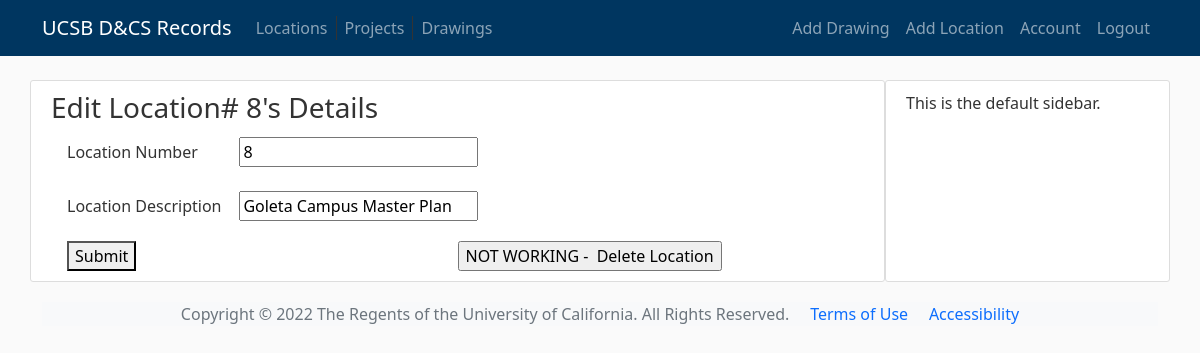
/4/editloc/ (signed in), run on an earlier commit of the app's database.
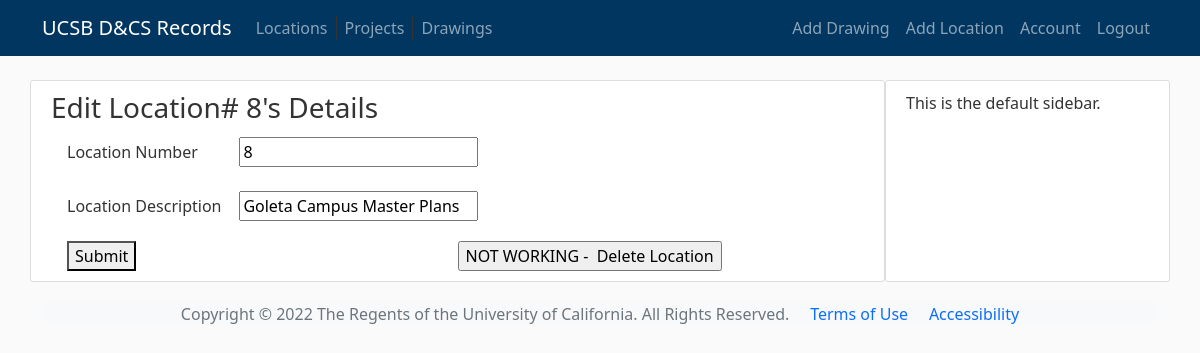
And on a later commit of the database.
### flaskdraw/models.py (models this page shows, shortened)
class Drawloc(db.Model):
    id = db.Column(db.Integer, primary_key=True)
    locnum = db.Column(db.Integer, nullable=False)
    locdescrip = db.Column(db.Text, nullable=False)

### flaskdraw/bp_locations/routes.py (the view, shortened to what this page needs)
@bp_locations.route("/<int:loc_id>/editloc/", methods=("GET", "POST"))
@login_required  # login required for this page
def edit_loc(loc_id):
    location = Drawloc.query.get_or_404(loc_id)
    return render_template("edit_loc.html", location=location)

### flaskdraw/models.py (called while the page is built)
@login_manager.user_loader
def load_user(user_id):
    return User.query.get(int(user_id))

### flaskdraw/templates/edit_loc.html (shortened to what this page needs)
{% extends 'base.html' %}
{% block content %}
<h3>
        Edit Location# {{ location.locnum }}'s Details
</h3>
<form method="post" class="row g-3 container-fluid">
        <div class="col-md-8">
                <label for="locnum" class="col-md-4 col-form-label" for="locnum">Location Number</label>
                <input type="number" name="locnum"
                        value="{{ location.locnum }}"
                        id="locnum">
        </div>
        <div class="col-md-8">
                <label for="locdescrip" class="col-md-4 col-form-label" for="title">Location Description</label>
                <input type="text" name="locdescrip"
                        value="{{ location.locdescrip }}"
                        id="locdescrip">
        </div>
        <div class="col-6">
                <button type="submit">Submit</button>
        </div>
        <div class="col-6">
        <form method="POST" class="form-control-file" action="{{ url_for('bp_locations.delete', loc_id=location.id) }}">
                <input
                        type="submit"
                        value="NOT WORKING -  Delete Location"
                        onclick="return confirm('Are you sure you want to delete this location?')"
                />
        </form>
        </div>
</form>
{% endblock content %}

What changed in the data, as far as the page shows it:
changed Drawloc: locdescrip "Goleta Campus Master Plan" → "Goleta Campus Master Plans"
